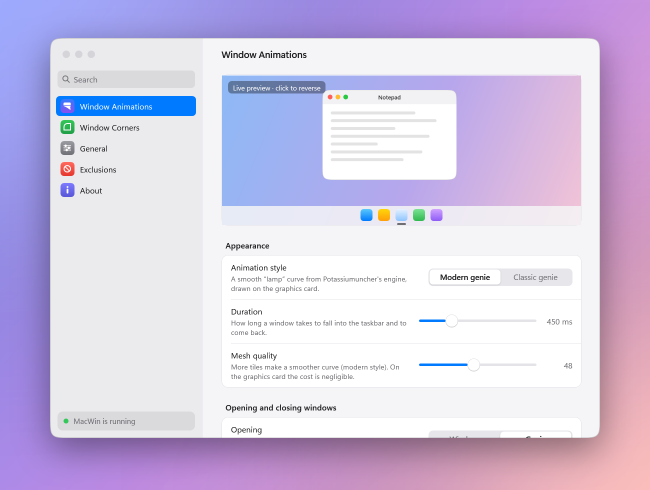
#> input picture docs/media/settings-light.png, 1300 x 980 px, given in place of page0.png, which was not available (shown at 1/2 size); the run also reads 1 picture not shown here
$ python compose.py ../../docs/media/settings-light.png
#> lines starting #> are read from the running program, lines starting #| are printed output that depends on the picture; pictures that were not available may be replaced by others from this repository, and a replacement may not be noted
# SPDX-License-Identifier: GPL-3.0-or-later
# MacWin - Copyright (C) 2026 IMoggsYou. Created by IMoggsYou: https://github.com/IMoggsYou/Lampwin

"""Builds the README images in docs/media from settings-window snapshots.

    MacWin.Settings.exe --snapshot <shots>\\en-light --lang en --theme light --transparent
    (also en-dark --theme dark, and ja, ar, hi, pl light), --export-icon <shots>\\icon.png
    MacWin.exe --widget-snapshot <shots>\\widgets-dark --lang en --theme dark
    python tools/media/compose.py <shots>

Take the snapshots while MacWin (Lampwin) is running (the sidebar shows its state), with a few
icons given to programs on the App Icons page.
"""
import os
import sys

from PIL import Image, ImageDraw, ImageFilter, ImageFont

SHOTS = sys.argv[1]
OUT = os.path.join(os.path.dirname(__file__), "..", "..", "docs", "media")
FONTS = os.path.join(os.environ.get("WINDIR", r"C:\Windows"), "Fonts")


def font(name, size):
    return ImageFont.truetype(os.path.join(FONTS, name), size)


def gradient(w, h, stops, blobs=()):
    """Diagonal gradient through `stops` plus soft colour blobs, like a desktop wallpaper."""
#> called with w = 1300, h = 980
    base = Image.new("RGB", (w, h))
#> base: PIL image 1300x980 RGB; every value is 0
    px = base.load()
    for y in range(h):
        for x in range(w):
            t = (x / w * 0.6 + y / h * 0.4)
            seg = min(int(t * (len(stops) - 1)), len(stops) - 2)
            f = t * (len(stops) - 1) - seg
            a, b = stops[seg], stops[seg + 1]
            px[x, y] = tuple(int(a[i] + (b[i] - a[i]) * f) for i in range(3))
    for (cx, cy, r, color, alpha) in blobs:
        layer = Image.new("RGBA", (w, h), (0, 0, 0, 0))
        ImageDraw.Draw(layer).ellipse((cx - r, cy - r, cx + r, cy + r), fill=color + (alpha,))
        base.paste(layer.filter(ImageFilter.GaussianBlur(r * 0.6)), (0, 0), layer.filter(ImageFilter.GaussianBlur(r * 0.6)))
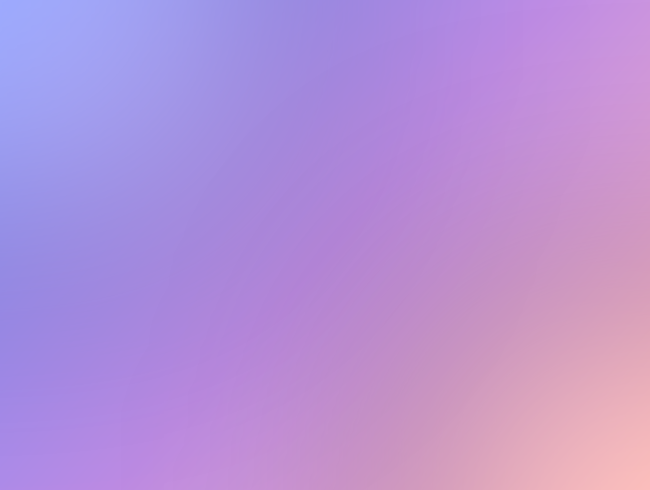
#> base: PIL image 1300x980 RGB (shown at 1/2 size); mean R, G, B 182.7, 144.3, 215
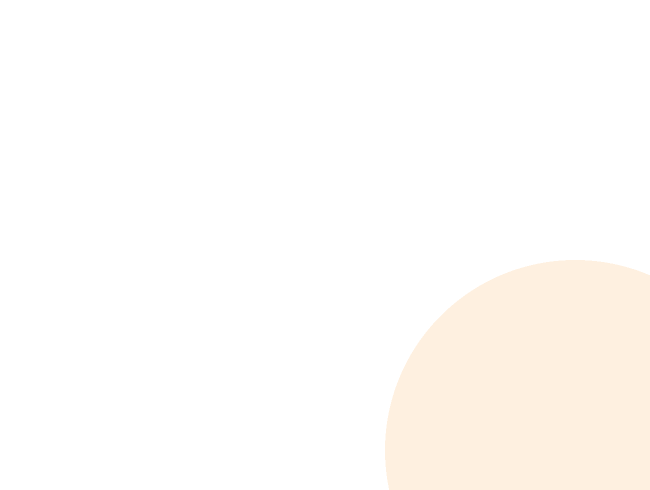
#> layer: PIL image 1300x980 RGBA (shown at 1/2 size); mean R, G, B, A 42.2, 35.4, 28.2, 14.9; transparent parts drawn white
    return base


def with_shadow(canvas, window, x, y, blur=34, offset=22, opacity=110):
#> called with x = 0, y = -14, blur = 34, offset = 22, opacity = 110
    alpha = window.split()[3]
#> alpha: PIL image 1300x980 L; every value is 255
    shadow = Image.new("RGBA", window.size, (0, 0, 0, 0))
    shadow.putalpha(alpha.point(lambda a: a * opacity // 255))
    pad = blur * 3
    big = Image.new("RGBA", (window.width + 2 * pad, window.height + 2 * pad), (0, 0, 0, 0))
#> big: PIL image 1504x1184 RGBA; every value is 0
    big.paste(shadow, (pad, pad))
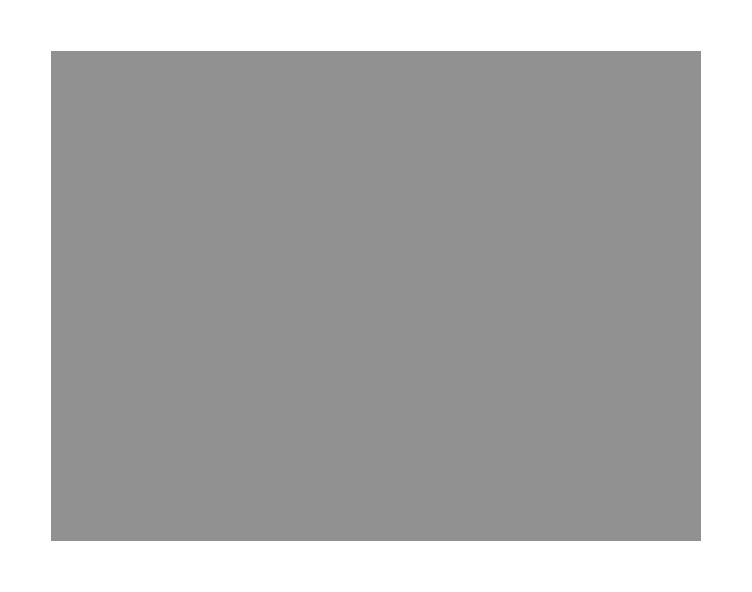
#> big: PIL image 1504x1184 RGBA (shown at 1/2 size); mean R, G, B, A 0, 0, 0, 78.7; transparent parts drawn white
    big = big.filter(ImageFilter.GaussianBlur(blur))
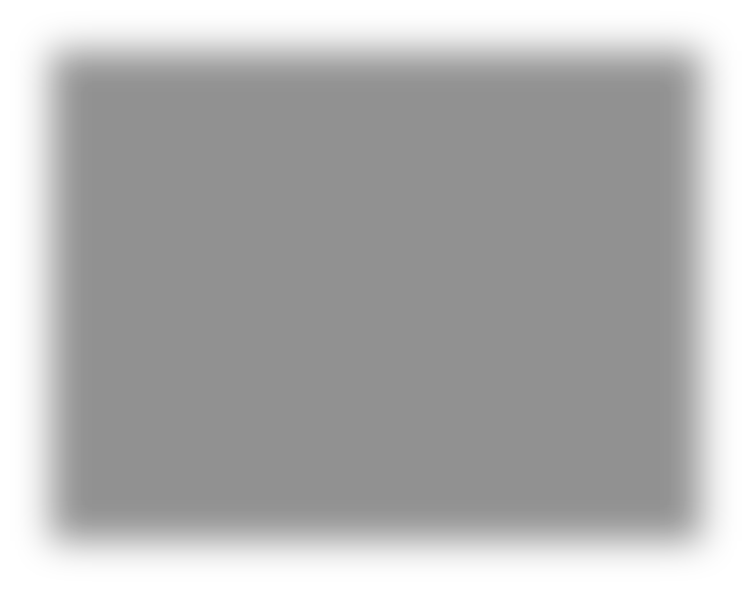
#> big: PIL image 1504x1184 RGBA (shown at 1/2 size); mean R, G, B, A 0, 0, 0, 78.7; transparent parts drawn white
    canvas.alpha_composite(big, (x - pad, y - pad + offset))
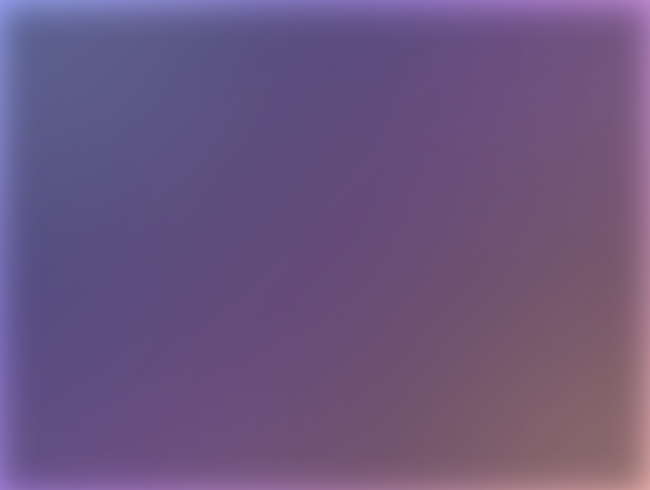
#> canvas: PIL image 1300x980 RGBA (shown at 1/2 size); mean R, G, B, A 107.8, 85.3, 127, 255
    canvas.alpha_composite(window, (x, y))
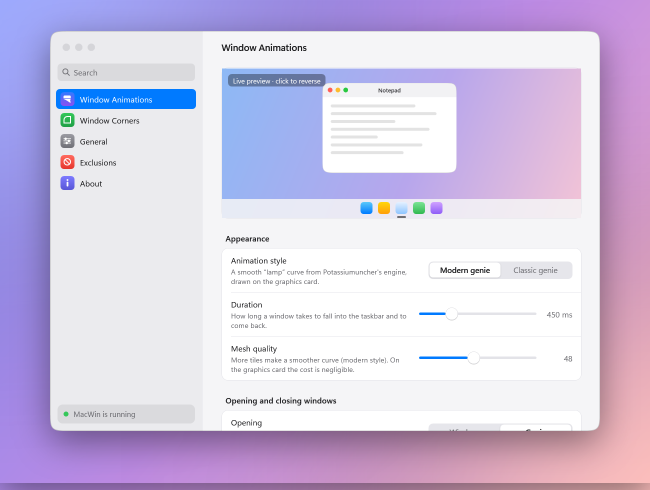
#> canvas: PIL image 1300x980 RGBA (shown at 1/2 size); mean R, G, B, A 211.8, 201.1, 227.7, 255


def shot(name, page):
    return Image.open(os.path.join(SHOTS, name, f"page{page}.png")).convert("RGBA")


def save(img, name):
#> called with name = 'settings-light.png'
    path = os.path.join(OUT, name)
    img.convert("RGB").save(path, optimize=True)
    print(name, img.size, os.path.getsize(path) // 1024, "KB")
#| settings-light.png (1300, 980) 171 KB


LIGHT = [(122, 140, 255), (190, 140, 230), (255, 182, 200)]
LIGHT_BLOBS = [(200, 150, 420, (255, 255, 255), 70), (1150, 900, 380, (255, 214, 170), 90)]
DARK = [(22, 28, 64), (58, 40, 96), (110, 46, 96)]
DARK_BLOBS = [(1100, 120, 380, (80, 120, 255), 70), (150, 900, 360, (255, 90, 150), 60)]

os.makedirs(OUT, exist_ok=True)

# Settings window, light (the Animations page with its live genie) and dark (Corners).
for theme, stops, blobs, page, name in (("en-light", LIGHT, LIGHT_BLOBS, 0, "settings-light.png"),
                                        ("en-dark", DARK, DARK_BLOBS, 1, "settings-dark.png")):
    win = shot(theme, page)
    canvas = gradient(1300, 980, stops, blobs).convert("RGBA")
    with_shadow(canvas, win, (1300 - win.width) // 2, (980 - win.height) // 2 - 14)
    save(canvas, name)
#> pass 2 of the loop `for theme, stops, blobs, page, name in (("en-light", LIGHT, LIGHT_BLOB..`:
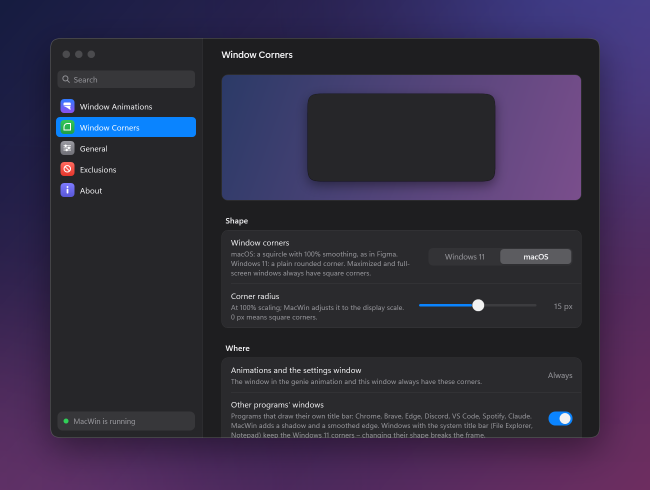
#> input picture docs/media/settings-dark.png, 1300 x 980 px, given in place of page1.png, which was not available (shown at 1/2 size)
#> after the loop in gradient (call 2), `for (cx, cy, r, color, alpha) in blobs:`:
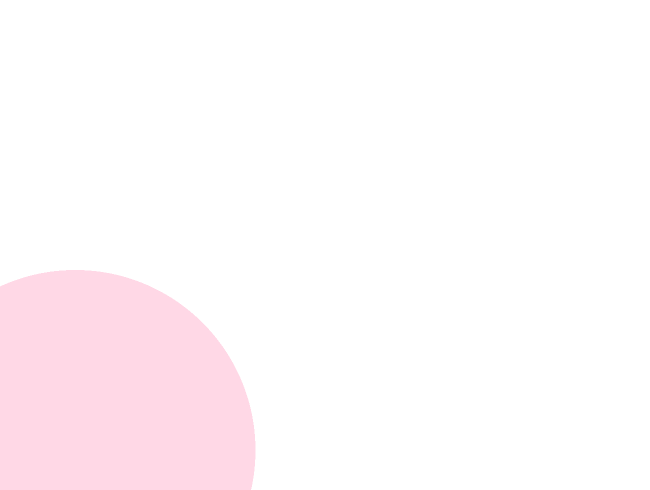
#> layer: PIL image 1300x980 RGBA (shown at 1/2 size); mean R, G, B, A 39, 13.8, 23, 9.2; transparent parts drawn white
#> in with_shadow (call 2), `canvas.alpha_composite(window, (x, y))`:
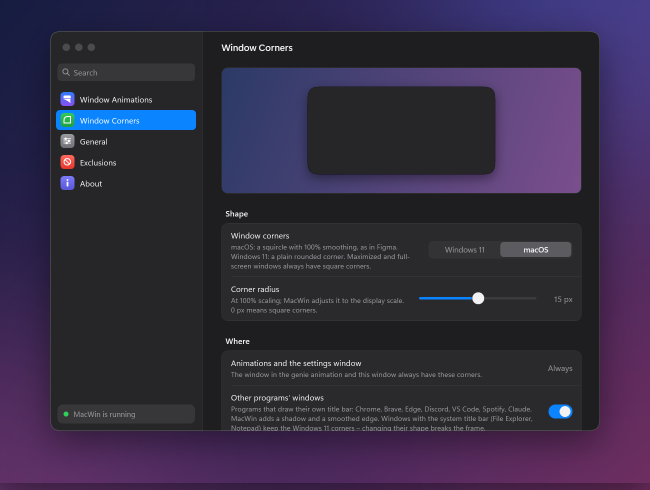
#> canvas: PIL image 1300x980 RGBA (shown at 1/2 size); mean R, G, B, A 51.9, 44.1, 66.4, 255
#| settings-dark.png (1300, 980) 151 KB

# Pages of their own: App Icons (dark, its list of icons) and Privacy (light).
for theme, stops, blobs, file, name in (("en-dark", DARK, DARK_BLOBS, "page3-end.png", "app-icons.png"),
                                        ("en-light", LIGHT, LIGHT_BLOBS, "page6.png", "privacy.png")):
    win = Image.open(os.path.join(SHOTS, theme, file)).convert("RGBA")
    canvas = gradient(1300, 980, stops, blobs).convert("RGBA")
    with_shadow(canvas, win, (1300 - win.width) // 2, (980 - win.height) // 2 - 14)
    save(canvas, name)
#| app-icons.png (1300, 980) 151 KB
#> pass 2 of the loop `for theme, stops, blobs, file, name in (("en-dark", DARK, DARK_BLOBS, ..`:
#> (the run stopped early here; a loop or call above may not have finished)
